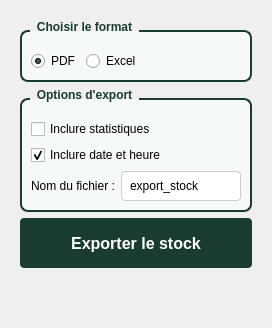
      <widget class="QWidget" name="tabExport">
       <attribute name="title">
        <string>Export</string>
       </attribute>
       <layout class="QVBoxLayout" name="verticalLayout_4">
        <property name="leftMargin">
         <number>20</number>
        </property>
        <property name="topMargin">
         <number>20</number>
        </property>
        <property name="rightMargin">
         <number>20</number>
        </property>
        <property name="bottomMargin">
         <number>20</number>
        </property>
        <item>
         <widget class="QGroupBox" name="groupFormat">
          <property name="styleSheet">
           <string notr="true">QGroupBox {
    font-weight: bold;
    border: 2px solid #1A3C2F;
    border-radius: 8px;
    margin-top: 10px;
    padding-top: 10px;
    background-color: #F5FAF7;
}
QGroupBox::title {
    subcontrol-origin: margin;
    left: 10px;
    padding: 0 5px;
    color: #1A3C2F;
}</string>
          </property>
          <property name="title">
           <string>Choisir le format</string>
          </property>
          <layout class="QHBoxLayout" name="layoutFormat">
           <item>
            <widget class="QRadioButton" name="radioPDF">
             <property name="text">
              <string>PDF</string>
             </property>
             <property name="checked">
              <bool>true</bool>
             </property>
            </widget>
           </item>
           <item>
            <widget class="QRadioButton" name="radioExcel">
             <property name="text">
              <string>Excel</string>
             </property>
            </widget>
           </item>
           <item>
            <spacer name="horizontalSpacer_4">
             <property name="orientation">
              <enum>Qt::Orientation::Horizontal</enum>
             </property>
             <property name="sizeHint" stdset="0">
              <size>
               <width>40</width>
               <height>20</height>
              </size>
             </property>
            </spacer>
           </item>
          </layout>
         </widget>
        </item>
        <item>
         <widget class="QGroupBox" name="groupOptions">
          <property name="styleSheet">
           <string notr="true">QGroupBox {
    font-weight: bold;
    border: 2px solid #1A3C2F;
    border-radius: 8px;
    margin-top: 10px;
    padding-top: 10px;
    background-color: #F5FAF7;
}
QGroupBox::title {
    subcontrol-origin: margin;
    left: 10px;
    padding: 0 5px;
    color: #1A3C2F;
}</string>
          </property>
          <property name="title">
           <string>Options d'export</string>
          </property>
          <layout class="QVBoxLayout" name="layoutOptions">
           <item>
            <widget class="QCheckBox" name="checkStats">
             <property name="text">
              <string>Inclure statistiques</string>
             </property>
            </widget>
           </item>
           <item>
            <widget class="QCheckBox" name="checkDateTime">
             <property name="text">
              <string>Inclure date et heure</string>
             </property>
             <property name="checked">
              <bool>true</bool>
             </property>
            </widget>
           </item>
           <item>
            <layout class="QHBoxLayout" name="layoutNomFichier">
             <item>
              <widget class="QLabel" name="labelNomFichier">
               <property name="text">
                <string>Nom du fichier :</string>
               </property>
              </widget>
             </item>
             <item>
              <widget class="QLineEdit" name="lineNomFichier">
               <property name="styleSheet">
                <string notr="true">QLineEdit {
    border: 1px solid #ccc;
    border-radius: 4px;
    padding: 6px;
    background: white;
}</string>
               </property>
               <property name="text">
                <string>export_stock</string>
               </property>
              </widget>
             </item>
            </layout>
           </item>
          </layout>
         </widget>
        </item>
        <item>
         <widget class="QPushButton" name="btnExporter">
          <property name="minimumSize">
           <size>
            <width>0</width>
            <height>50</height>
           </size>
          </property>
          <property name="styleSheet">
           <string notr="true">QPushButton {
    background-color: #1A3C2F;
    color: white;
    border: none;
    padding: 8px 16px;
    border-radius: 4px;
    font-weight: bold;
    font-size: 16px;
}
QPushButton:hover {
    background-color: #234D3D;
}</string>
          </property>
          <property name="text">
           <string>Exporter le stock</string>
          </property>
         </widget>
        </item>
        <item>
         <spacer name="verticalSpacer_1">
          <property name="orientation">
           <enum>Qt::Orientation::Vertical</enum>
          </property>
          <property name="sizeHint" stdset="0">
           <size>
            <width>20</width>
            <height>40</height>
           </size>
          </property>
         </spacer>
        </item>
       </layout>
      </widget>
